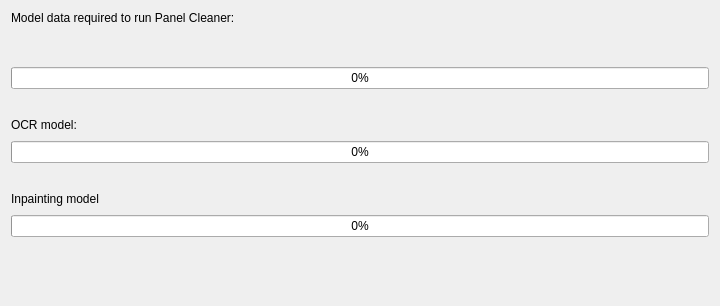
<?xml version="1.0" encoding="UTF-8"?>
<ui version="4.0">
 <class>ModelDownloader</class>
 <widget class="QDialog" name="ModelDownloader">
  <property name="geometry">
   <rect>
    <x>0</x>
    <y>0</y>
    <width>720</width>
    <height>306</height>
   </rect>
  </property>
  <property name="windowTitle">
   <string>Downloading Machine Learning Models</string>
  </property>
  <property name="modal">
   <bool>true</bool>
  </property>
  <layout class="QVBoxLayout" name="verticalLayout">
   <item>
    <widget class="QLabel" name="label">
     <property name="text">
      <string>Model data required to run Panel Cleaner:</string>
     </property>
    </widget>
   </item>
   <item>
    <spacer name="verticalSpacer_2">
     <property name="orientation">
      <enum>Qt::Vertical</enum>
     </property>
     <property name="sizeType">
      <enum>QSizePolicy::Fixed</enum>
     </property>
     <property name="sizeHint" stdset="0">
      <size>
       <width>20</width>
       <height>10</height>
      </size>
     </property>
    </spacer>
   </item>
   <item>
    <layout class="QHBoxLayout" name="horizontalLayout">
     <property name="spacing">
      <number>12</number>
     </property>
     <item>
      <widget class="QLabel" name="label_model_name">
       <property name="text">
        <string notr="true">&lt;model name&gt;</string>
       </property>
      </widget>
     </item>
     <item>
      <spacer name="horizontalSpacer">
       <property name="orientation">
        <enum>Qt::Horizontal</enum>
       </property>
       <property name="sizeHint" stdset="0">
        <size>
         <width>40</width>
         <height>20</height>
        </size>
       </property>
      </spacer>
     </item>
     <item>
      <widget class="QLabel" name="label_model_speed">
       <property name="text">
        <string notr="true">&lt;download speed&gt;</string>
       </property>
      </widget>
     </item>
     <item>
      <widget class="QLabel" name="label_model_size">
       <property name="text">
        <string notr="true">&lt;download size/total&gt;</string>
       </property>
      </widget>
     </item>
    </layout>
   </item>
   <item>
    <widget class="QProgressBar" name="progressBar_model">
     <property name="value">
      <number>0</number>
     </property>
    </widget>
   </item>
   <item>
    <spacer name="verticalSpacer">
     <property name="orientation">
      <enum>Qt::Vertical</enum>
     </property>
     <property name="sizeType">
      <enum>QSizePolicy::Fixed</enum>
     </property>
     <property name="sizeHint" stdset="0">
      <size>
       <width>20</width>
       <height>20</height>
      </size>
     </property>
    </spacer>
   </item>
   <item>
    <layout class="QHBoxLayout" name="horizontalLayout_2">
     <property name="spacing">
      <number>12</number>
     </property>
     <item>
      <widget class="QLabel" name="label_2">
       <property name="text">
        <string>OCR model:</string>
       </property>
      </widget>
     </item>
     <item>
      <widget class="QLabel" name="label_ocr_file_name">
       <property name="text">
        <string notr="true">&lt;file name&gt;</string>
       </property>
      </widget>
     </item>
     <item>
      <spacer name="horizontalSpacer_2">
       <property name="orientation">
        <enum>Qt::Horizontal</enum>
       </property>
       <property name="sizeHint" stdset="0">
        <size>
         <width>40</width>
         <height>20</height>
        </size>
       </property>
      </spacer>
     </item>
     <item>
      <widget class="QLabel" name="label_ocr_speed">
       <property name="text">
        <string notr="true">&lt;download speed&gt;</string>
       </property>
      </widget>
     </item>
     <item>
      <widget class="QLabel" name="label_ocr_size">
       <property name="text">
        <string notr="true">&lt;download size/total&gt;</string>
       </property>
      </widget>
     </item>
    </layout>
   </item>
   <item>
    <widget class="QProgressBar" name="progressBar_ocr">
     <property name="value">
      <number>0</number>
     </property>
    </widget>
   </item>
   <item>
    <spacer name="verticalSpacer_4">
     <property name="orientation">
      <enum>Qt::Vertical</enum>
     </property>
     <property name="sizeType">
      <enum>QSizePolicy::Fixed</enum>
     </property>
     <property name="sizeHint" stdset="0">
      <size>
       <width>20</width>
       <height>20</height>
      </size>
     </property>
    </spacer>
   </item>
   <item>
    <layout class="QHBoxLayout" name="horizontalLayout_3">
     <property name="spacing">
      <number>12</number>
     </property>
     <item>
      <widget class="QLabel" name="label_3">
       <property name="text">
        <string>Inpainting model</string>
       </property>
      </widget>
     </item>
     <item>
      <spacer name="horizontalSpacer_3">
       <property name="orientation">
        <enum>Qt::Horizontal</enum>
       </property>
       <property name="sizeHint" stdset="0">
        <size>
         <width>40</width>
         <height>20</height>
        </size>
       </property>
      </spacer>
     </item>
     <item>
      <widget class="QLabel" name="label_inpaint_speed">
       <property name="text">
        <string notr="true">&lt;download speed&gt;</string>
       </property>
      </widget>
     </item>
     <item>
      <widget class="QLabel" name="label_inpaint_size">
       <property name="text">
        <string notr="true">&lt;download size/total&gt;</string>
       </property>
      </widget>
     </item>
    </layout>
   </item>
   <item>
    <widget class="QProgressBar" name="progressBar_inpaint">
     <property name="value">
      <number>0</number>
     </property>
    </widget>
   </item>
   <item>
    <spacer name="verticalSpacer_3">
     <property name="orientation">
      <enum>Qt::Vertical</enum>
     </property>
     <property name="sizeHint" stdset="0">
      <size>
       <width>20</width>
       <height>40</height>
      </size>
     </property>
    </spacer>
   </item>
  </layout>
 </widget>
 <resources/>
 <connections/>
</ui>
